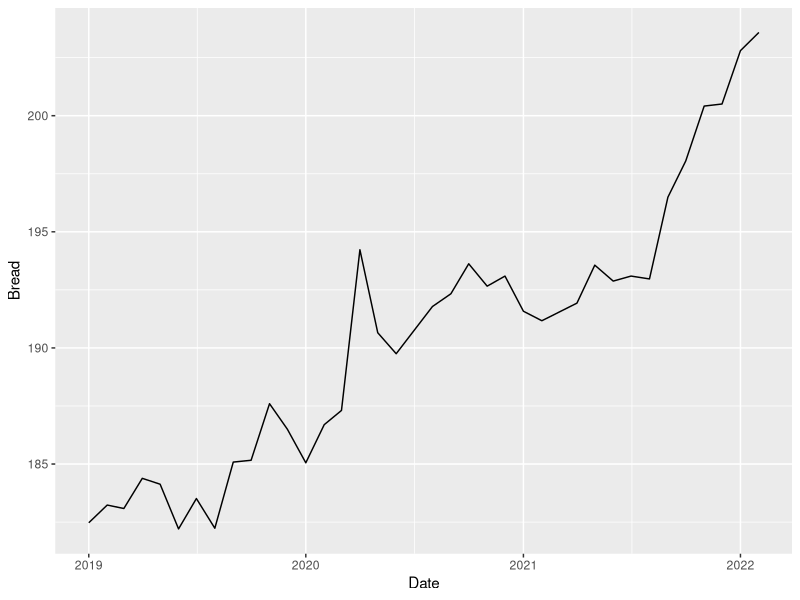
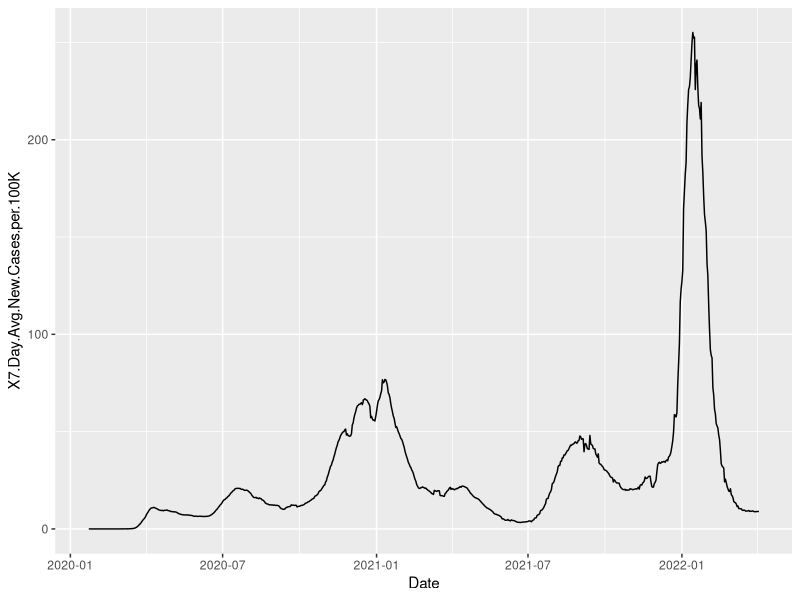

Here is the R script that generated these plots, in order: (Note: this script raises an error after producing the figures.)
## ---- chunk 1
knitr::opts_chunk$set(echo = TRUE)
## ---- chunk 2
library(tidyverse)
library(zoo)
library(dslabs)
library(caret)
library(stringr)
library(ggplot2)
library(dplyr)
library(tibble)
CPI_data <- read.csv("CPI_data.csv")
Covid_data <- read.csv("trends_in_covid19_cases_and_deaths_in_the_us_reported_to_cdc_by_population_factors.csv")

## ---- chunk 3
Clean_Covid_Data <- Covid_data %>% filter(Classification == "Metro_Rural") %>% filter(Category == 1)
Clean_Covid_Data <- Clean_Covid_Data %>% mutate(Date = as.Date(Clean_Covid_Data$Date, format = "%m/%d/%Y")) 

CPI_data <- CPI_data %>%  mutate(Date = as.Date(as.yearmon(CPI_data$Date, format = '%Y-%B')))

All_Data <- inner_join(CPI_data, Clean_Covid_Data)

## ---- chunk 4
CPI_data %>% ggplot(aes(Date, Bread)) + geom_line()

Clean_Covid_Data  %>% ggplot(aes(Date, X7.Day.Avg.New.Cases.per.100K)) + geom_line()

## ---- chunk 5
eggs <- summary(lm(X7.Day.Avg.New.Cases.per.100K ~ Eggs, data = All_Data))
bread <- summary(lm(X7.Day.Avg.New.Cases.per.100K ~ Bread, data = All_Data))
chicken <- summary(lm(X7.Day.Avg.New.Cases.per.100K ~ Chicken, data = All_Data))
food <- summary(lm(X7.Day.Avg.New.Cases.per.100K ~ Chicken + Bread + Eggs, data = All_Data))

## ---- chunk 6
gas <- summary(lm(X7.Day.Avg.New.Cases.per.100K ~ Unleaded.regular.gasoline, data = All_Data))
electricity <- summary(lm(X7.Day.Avg.New.Cases.per.100K ~ Electricity, data = All_Data))
natural_gas <- summary(lm(X7.Day.Avg.New.Cases.per.100K ~ Utility..gas.service, data = All_Data))
power <- summary(lm(X7.Day.Avg.New.Cases.per.100K ~ Utility..gas.service + Electricity + Unleaded.regular.gasoline, data = All_Data))

## ---- chunk 7
day_care <- summary(lm(X7.Day.Avg.New.Cases.per.100K ~ Day.care.and.preschool, data = All_Data))
college_tuition <- summary(lm(X7.Day.Avg.New.Cases.per.100K ~ College.tuition.and.fees, data = All_Data))
educational_supplies <- summary(lm(X7.Day.Avg.New.Cases.per.100K ~ Educational.books.and.supplies, data = All_Data))
education <- summary(lm(X7.Day.Avg.New.Cases.per.100K ~ Educational.books.and.supplies + College.tuition.and.fees + Day.care.and.preschool, data = All_Data))
## ---- chunk 8
parking_fees <- summary(lm(X7.Day.Avg.New.Cases.per.100K ~ Parking.fees.and.tolls, data = All_Data))
motor_insurance <- summary(lm(X7.Day.Avg.New.Cases.per.100K ~ Motor.vehicle.insurance, data = All_Data))
airline_fares <- summary(lm(X7.Day.Avg.New.Cases.per.100K ~ Airline.fares, data = All_Data))
transportation <- summary(lm(X7.Day.Avg.New.Cases.per.100K ~ Airline.fares + Motor.vehicle.insurance + Parking.fees.and.tolls, data = All_Data))

## ---- chunk 9
prescription_drugs <- summary(lm(X7.Day.Avg.New.Cases.per.100K ~ Prescription.drugs, data = All_Data))
nonprescription_drugs <- summary(lm(X7.Day.Avg.New.Cases.per.100K ~ Nonprescription.drugs, data = All_Data))
medical_supplies <- summary(lm(X7.Day.Avg.New.Cases.per.100K ~ Medical.equipment.and.supplies, data = All_Data))
medicine <- summary(lm(X7.Day.Avg.New.Cases.per.100K ~ Medical.equipment.and.supplies + Nonprescription.drugs + Prescription.drugs, data = All_Data))

## ---- chunk 10
music <- summary(lm(X7.Day.Avg.New.Cases.per.100K ~ Recorded.music.and.music.subscriptions, data = All_Data))
cable_tv <- summary(lm(X7.Day.Avg.New.Cases.per.100K ~ Cable.and.satellite.television.service, data = All_Data))
video_rentals <- summary(lm(X7.Day.Avg.New.Cases.per.100K ~ Rental.of.video.discs.and.other.media, data = All_Data))
books <- summary(lm(X7.Day.Avg.New.Cases.per.100K ~ Recreational.books, data = All_Data))
entertainment <- summary(lm(X7.Day.Avg.New.Cases.per.100K ~ Recreational.books + Rental.of.video.discs.and.other.media + Cable.and.satellite.television.service + Recorded.music.and.music.subscriptions, data = All_Data))

## ---- chunk 11
outdoor_equipment <- summary(lm(X7.Day.Avg.New.Cases.per.100K ~ Outdoor.equipment.and.supplies, data = All_Data))
indoor_plants <- summary(lm(X7.Day.Avg.New.Cases.per.100K ~ Indoor.plants.and.flowers, data = All_Data))
cleaning_supplies <- summary(lm(X7.Day.Avg.New.Cases.per.100K ~ Household.cleaning.products, data = All_Data))
rent <- summary(lm(X7.Day.Avg.New.Cases.per.100K ~ Rent.of.primary.residence, data = All_Data))
home <- summary(lm(X7.Day.Avg.New.Cases.per.100K ~ Rent.of.primary.residence + Household.cleaning.products + Indoor.plants.and.flowers + Outdoor.equipment.and.supplies, data = All_Data))
